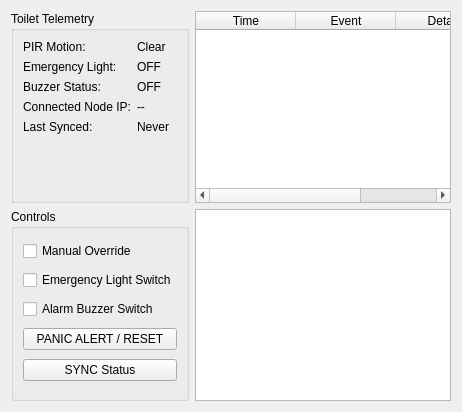
      <widget class="QWidget" name="tabToilet">
       <attribute name="title"><string>Toilet Assistance</string></attribute>
       <layout class="QHBoxLayout" name="hboxToilet">
        <item>
         <layout class="QVBoxLayout" name="vboxToiletLeft">
          <item>
           <widget class="QGroupBox" name="grpToiletStatus"><property name="title"><string>Toilet Telemetry</string></property>
            <layout class="QFormLayout" name="formToiletSensors">
             <item row="0" column="0"><widget class="QLabel" name="t1"><property name="text"><string>PIR Motion:</string></property></widget></item>
             <item row="0" column="1"><widget class="QLabel" name="lblToiletPir"><property name="text"><string>Clear</string></property></widget></item>
             <item row="1" column="0"><widget class="QLabel" name="t2"><property name="text"><string>Emergency Light:</string></property></widget></item>
             <item row="1" column="1"><widget class="QLabel" name="lblToiletLight"><property name="text"><string>OFF</string></property></widget></item>
             <item row="2" column="0"><widget class="QLabel" name="t3"><property name="text"><string>Buzzer Status:</string></property></widget></item>
             <item row="2" column="1"><widget class="QLabel" name="lblToiletBuzzer"><property name="text"><string>OFF</string></property></widget></item>
             <item row="3" column="0"><widget class="QLabel" name="lblToiNodeIpTitle"><property name="text"><string>Connected Node IP:</string></property></widget></item>
             <item row="3" column="1"><widget class="QLabel" name="lblToiletNodeIp"><property name="text"><string>--</string></property></widget></item>
             <item row="4" column="0"><widget class="QLabel" name="lblToiLastSyncTitle"><property name="text"><string>Last Synced:</string></property></widget></item>
             <item row="4" column="1"><widget class="QLabel" name="lblToiletLastSync"><property name="text"><string>Never</string></property></widget></item>
            </layout>
           </widget>
          </item>
          <item>
           <widget class="QGroupBox" name="grpToiletControls"><property name="title"><string>Controls</string></property>
            <layout class="QVBoxLayout" name="vboxToiletControls">
             <item><widget class="QCheckBox" name="chkToiletOverride"><property name="text"><string>Manual Override</string></property></widget></item>
             <item><widget class="QCheckBox" name="chkToiletLight"><property name="text"><string>Emergency Light Switch</string></property></widget></item>
             <item><widget class="QCheckBox" name="chkToiletBuzzer"><property name="text"><string>Alarm Buzzer Switch</string></property></widget></item>
             <item><widget class="QPushButton" name="btnToiletPanic"><property name="text"><string>PANIC ALERT / RESET</string></property></widget></item>
             <item><widget class="QPushButton" name="btnToiletSync"><property name="text"><string>SYNC Status</string></property></widget></item>
            </layout>
           </widget>
          </item>
         </layout>
        </item>
        <item>
         <layout class="QVBoxLayout" name="vboxToiletRight">
          <item>
           <widget class="QTableWidget" name="tblToiletHistory">
            <column><property name="text"><string>Time</string></property></column>
            <column><property name="text"><string>Event</string></property></column>
            <column><property name="text"><string>Details</string></property></column>
           </widget>
          </item>
          <item><widget class="QTextEdit" name="txtToiletLog"><property name="readOnly"><bool>true</bool></property></widget></item>
         </layout>
        </item>
       </layout>
      </widget>
